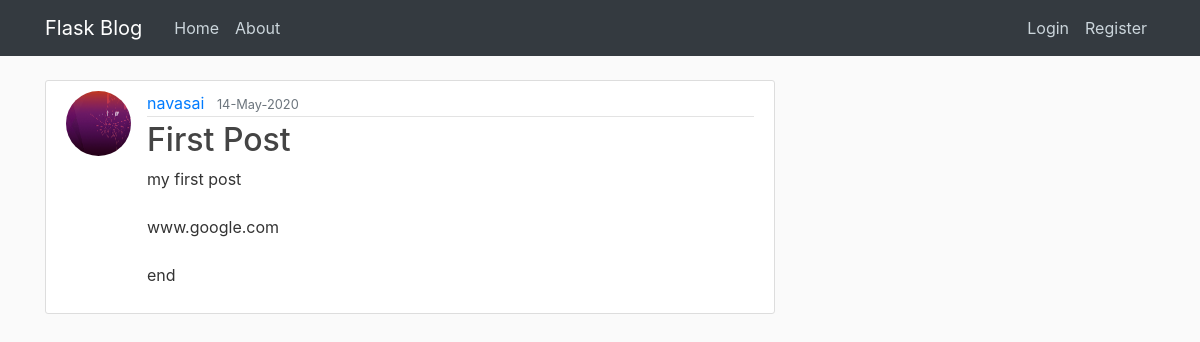
/post/1, run on the app's committed database.
### flaskblog/models.py (models this page shows, shortened)
class User(db.Model,UserMixin):
	id=db.Column(db.Integer,primary_key=True)
	username=db.Column(db.String(30),unique=True,nullable=False)
	email=db.Column(db.String(50),unique=True,nullable=False)
	password=db.Column(db.String(60),unique=False,nullable=False)
	image_file=db.Column(db.String(20),nullable=False,default='default.jpg')
	posts=db.relationship('Post',backref='author',lazy=True)

class Post(db.Model):
	id=db.Column(db.Integer,primary_key=True)
	title=db.Column(db.String(100),nullable=False)
	date_posted=db.Column(db.DateTime,nullable=False,default=datetime.utcnow)
	content=db.Column(db.Text,nullable=False)
	user_id=db.Column(db.Integer,db.ForeignKey('user.id'),nullable=False)

### flaskblog/routes.py (the view)
@app.route('/post/<int:post_id>')
def post(post_id):
	post = Post.query.get_or_404(post_id)
	return render_template('post.html',title = post.title, post=post)

### flaskblog/templates/post.html (shortened to what this page needs)
{% extends 'layout.html' %}
{% block content %}
		<article class="media content-section">
      <img class="rounded-circle article-img"
            src="{{ url_for('static',filename='profile_pics/'+post.author.image_file) }}">
      <div class="media-body">
        <div class="article-metadata">
          <a class="mr-2" href="#">{{ post.author.username }}</a>
          <small class="text-muted">{{ post.date_posted.strftime('%d-%b-%Y') }}</small>
        </div>
          <h2 class="article-title">{{ post.title }}</h2>
          <p class="article-content">{{ post.content }}</p>
      </div>
    </article>
{% endblock content %}

### flaskblog/static/main.css (style rules this page uses)
body { background: #fafafa; color: #333333; margin-top: 5rem; }
h1, h2, h3, h4, h5, h6 { color: #444444; }
.content-section { background: #ffffff; padding: 10px 20px; border: 1px solid #dddddd; border-radius: 3px; margin-bottom: 5px; }
.article-title { color: #444444; }
.article-content { white-space: pre-line; }
.article-img { height: 65px; width: 65px; margin-right: 16px; }
.article-metadata { padding-bottom: 1px; margin-bottom: 4px; border-bottom: 1px solid #e3e3e3 }

### data on the page
User: image_file (picture), author.username "navasai"
Post: date_posted "14-May-2020", title "First Post", content "my first post www.google.com end"
